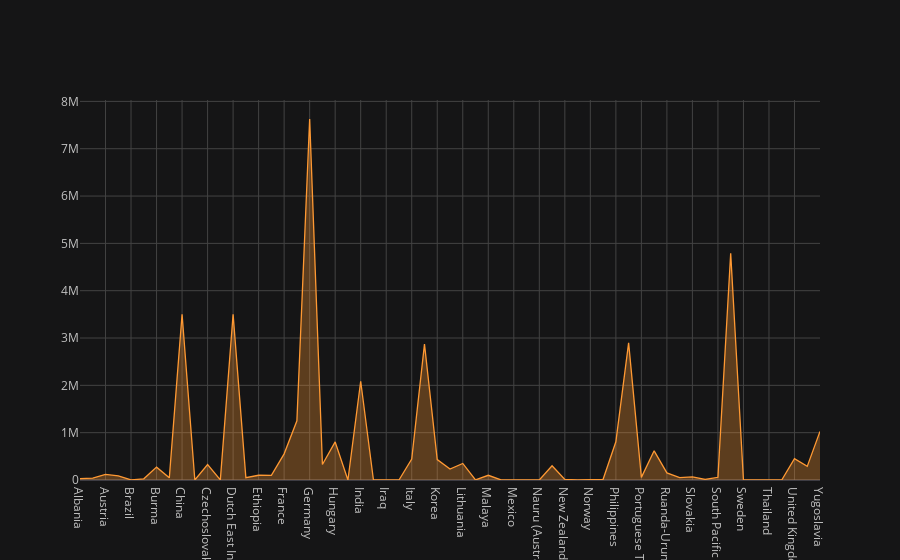

Notebook code cell kept with this figure:
### Code cell
nations['DeathsFinal'].sum().iplot(fill='true')

### Figure 1 — Plotly figure (JSON) as saved in the notebook; plotly's stock layout.template omitted (floating-point values rounded to 4 significant figures)
{"data": [{"fill": "tozeroy", "fillcolor": "rgba(255, 153, 51, 0.3)", "line": {"color": "rgba(255, 153, 51, 1.0)", "dash": "solid", "shape": "linear", "width": 1.3}, "mode": "lines", "name": "DeathsFinal", "text": "", "type": "scatter", "uid": "c3fd7df4-9d5a-414d-ae00-310bdb386387", "x": ["Albania", "Australia", "Austria", "Belgium", "Brazil", "Bulgaria", "Burma", "Canada", "China", "Cuba", "Czechoslovakia", "Denmark", "Dutch East Indies", "Estonia", "Ethiopia", "Finland", "France", "French Indochina", "Germany", "Greece", "Hungary", "Iceland", "India", "Iran", "Iraq", "Ireland", "Italy", "Japan", "Korea", "Latvia", "Lithuania", "Luxembourg", "Malaya", "Malta", "Mexico", "Mongolia", "Nauru (Australian)", "Netherlands", "New Zealand", "Newfoundland", "Norway", "Papua and New Guinea (Australian)", "Philippines", "Poland", "Portuguese Timor", "Romania", "Ruanda-Urundi (Belgian)", "Singapore", "Slovakia", "South Africa", "South Pacific Mandate (Japanese)", "Soviet Union", "Sweden", "Switzerland", "Thailand", "Turkey", "United Kingdom", "United States", "Yugoslavia"], "y": [30000, 40500, 120000, 88000, 2000, 25000, 272000, 45400, 3500789, 100, 325000, 3200, 3500000, 50000, 100000, 97000, 552600, 1250000, 7628176, 327550, 804500, 200, 2087000, 200, 500, 200, 444290, 2870000.0, 430500, 230000, 350000, 2000, 100000, 1500, 100, 300, 500, 301000, 11900, 100, 9500, 15000, 807000, 2898500, 55000, 616400, 150000, 50000, 65500, 11900, 57000, 4792982, 600, 100, 7600, 200, 450901, 288001, 1027000]}], "layout": {"legend": {"bgcolor": "#151516", "font": {"color": "#D9D9D9"}}, "paper_bgcolor": "#151516", "plot_bgcolor": "#151516", "title": {"font": {"color": "#D9D9D9"}}, "xaxis": {"gridcolor": "#434343", "showgrid": true, "tickfont": {"color": "#C2C2C2"}, "title": {"font": {"color": "#D9D9D9"}, "text": ""}, "zerolinecolor": "#666570"}, "yaxis": {"gridcolor": "#434343", "showgrid": true, "tickfont": {"color": "#C2C2C2"}, "title": {"font": {"color": "#D9D9D9"}, "text": ""}, "zerolinecolor": "#666570"}}}
